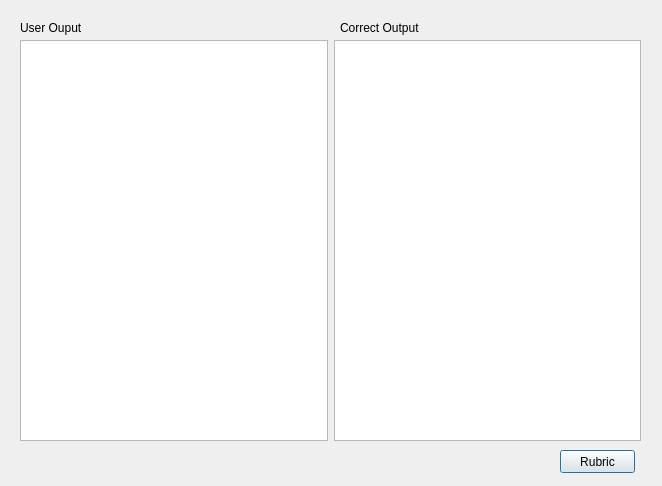
<?xml version="1.0" encoding="UTF-8"?>
<ui version="4.0">
 <class>comparison</class>
 <widget class="QDialog" name="comparison">
  <property name="geometry">
   <rect>
    <x>0</x>
    <y>0</y>
    <width>662</width>
    <height>486</height>
   </rect>
  </property>
  <property name="windowTitle">
   <string>Dialog</string>
  </property>
  <widget class="QWidget" name="layoutWidget">
   <property name="geometry">
    <rect>
     <x>20</x>
     <y>40</y>
     <width>621</width>
     <height>401</height>
    </rect>
   </property>
   <layout class="QHBoxLayout" name="horizontalLayout">
    <item>
     <widget class="QPlainTextEdit" name="UserOuptut"/>
    </item>
    <item>
     <widget class="QPlainTextEdit" name="plainTextEdit"/>
    </item>
   </layout>
  </widget>
  <widget class="QPushButton" name="Rubric">
   <property name="geometry">
    <rect>
     <x>560</x>
     <y>450</y>
     <width>75</width>
     <height>23</height>
    </rect>
   </property>
   <property name="text">
    <string>Rubric</string>
   </property>
  </widget>
  <widget class="QLabel" name="label_2">
   <property name="geometry">
    <rect>
     <x>340</x>
     <y>20</y>
     <width>81</width>
     <height>16</height>
    </rect>
   </property>
   <property name="text">
    <string>Correct Output</string>
   </property>
  </widget>
  <widget class="QLabel" name="label">
   <property name="geometry">
    <rect>
     <x>20</x>
     <y>20</y>
     <width>81</width>
     <height>16</height>
    </rect>
   </property>
   <property name="text">
    <string>User Ouput</string>
   </property>
  </widget>
 </widget>
 <resources/>
 <connections/>
</ui>
